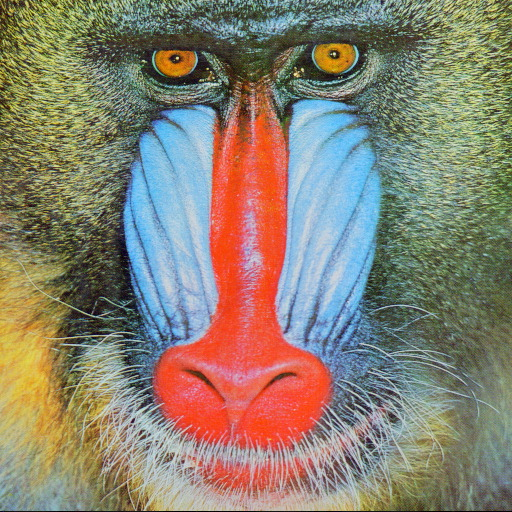
#> input picture Practica2/Imagenes/baboon.jpg, 512 x 512 px
$ python ejercicio3.py
#> lines starting #> are read from the running program, lines starting #| are printed output that depends on the picture
#! /usr/bin/env python


#*************************************************************************
# Mostrar mediante ejemplos los efectos que se producen en el histograma
# de una Imagen al aplicarle una ecualizacion por histograma()
# Implementacion de Opencv
#*************************************************************************

#Imports
#******************************************************************************
import cv2
import numpy as np
import matplotlib.pyplot as plt
#*****************************************************************************

# paths to the images
path1 = 'Imagenes/sci-2.bmp'
path2 = 'Imagenes/baboon.jpg'

img1 = cv2.imread(path2, 0)
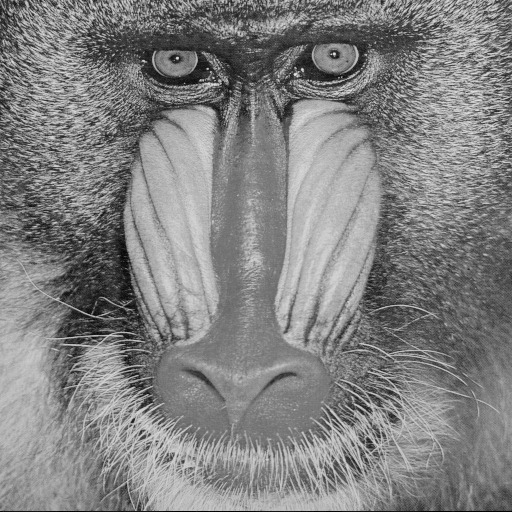
#> img1: shape (512, 512); min 0, max 234, mean 129.7

eq = cv2.equalizeHist(img1)
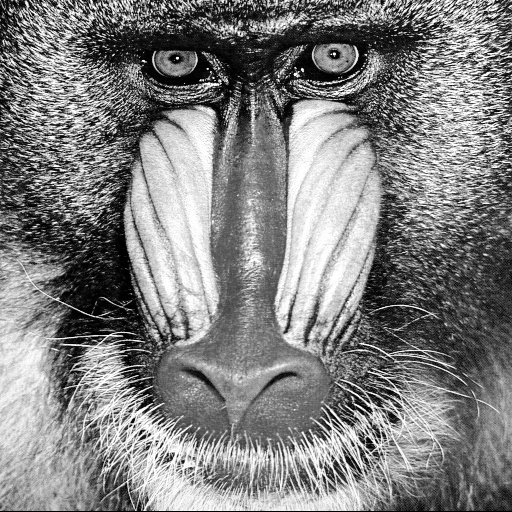
#> eq: shape (512, 512); min 0, max 255, mean 128.4

res = np.hstack((img1,eq))
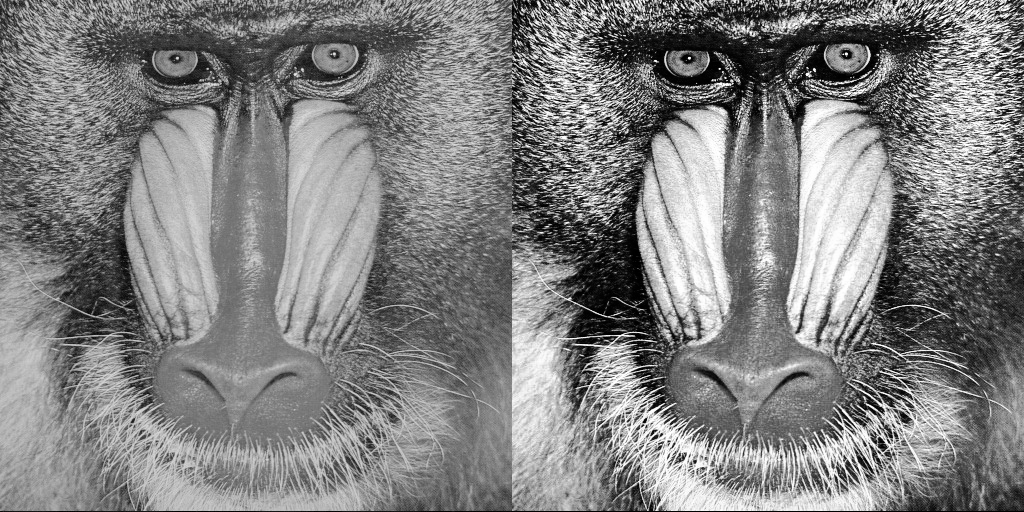
#> res: shape (512, 1024); min 0, max 255, mean 129

cv2.imwrite('res.png', res)

img_res = cv2.imread('res.png', 0)
plt.figure()
plt.imshow(img_res, cmap='gray')
plt.title('Ecualizacion de histograma(Opencv function)')
plt.figure()
plt.hist(img1.flatten(), 256, [0,256], color='r')
plt.title('Histograma de Imagen')
plt.figure()
plt.hist(eq.flatten(), 256, [0,256], color='r')
plt.title('Histograma ecualizado')
plt.show()
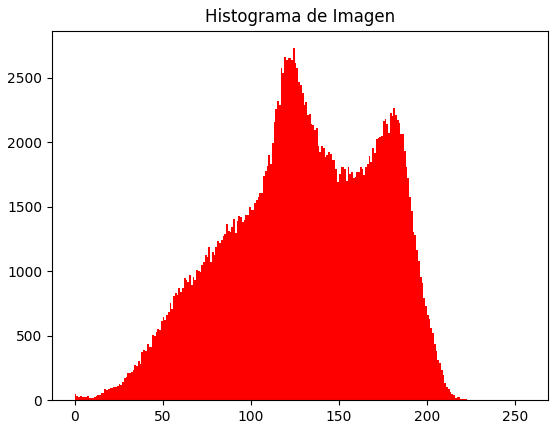
#> figure drawn by matplotlib, 1 panel; tallest bar 2730 high, from x = 124 to 125
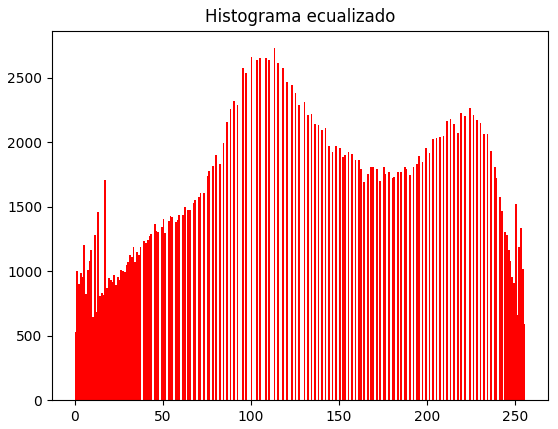
#> figure drawn by matplotlib, 1 panel; tallest bar 2730 high, from x = 113 to 114

$ run again, with Practica2/Imagenes/sci-4.bmp saved as Practica2/Imagenes/baboon.jpg
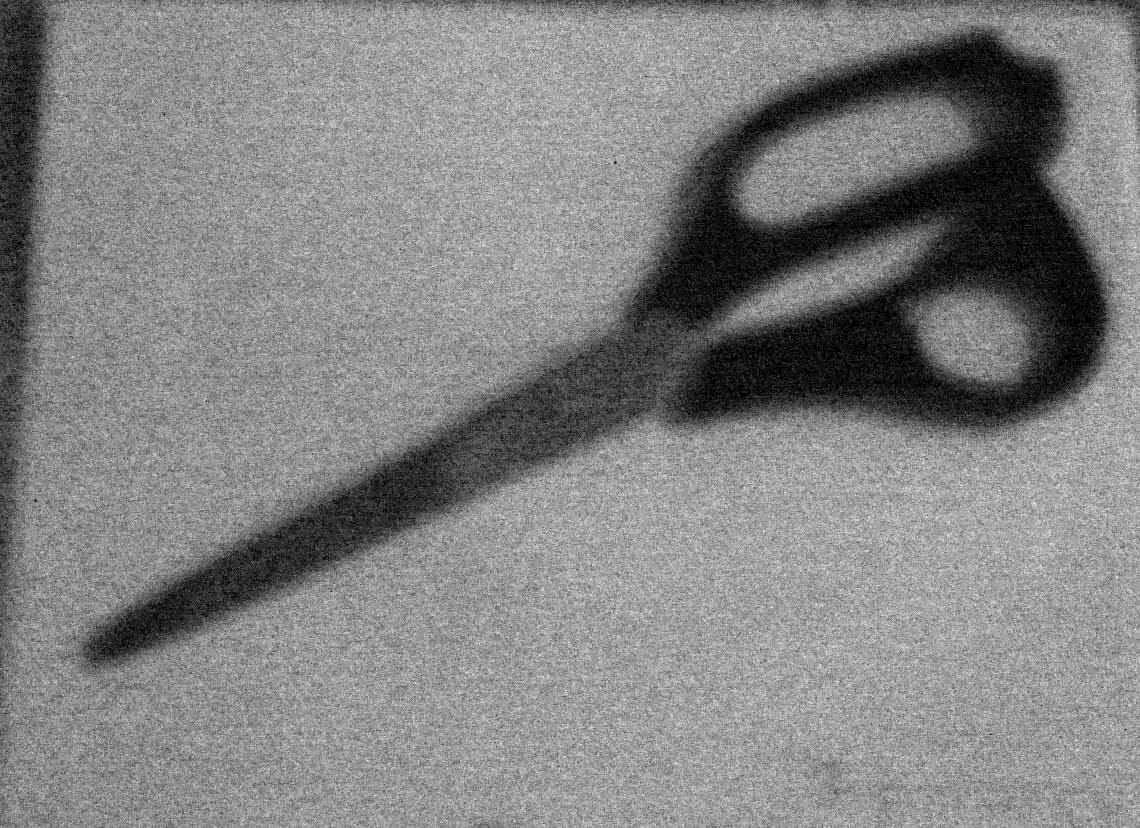
#> input picture Practica2/Imagenes/sci-4.bmp, 1140 x 828 px
#> img1 is the input picture: shape (828, 1140); min 0, max 17, mean 8.68
#> `res = np.hstack((img1,eq))`:
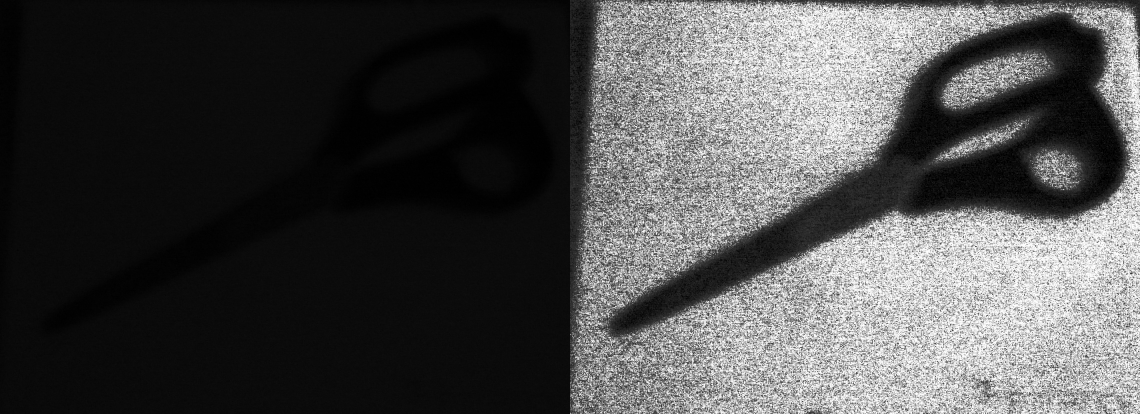
#> res: shape (828, 2280) (shown at 1/2 size); min 0, max 255, mean 76.7
#> `plt.show()`:
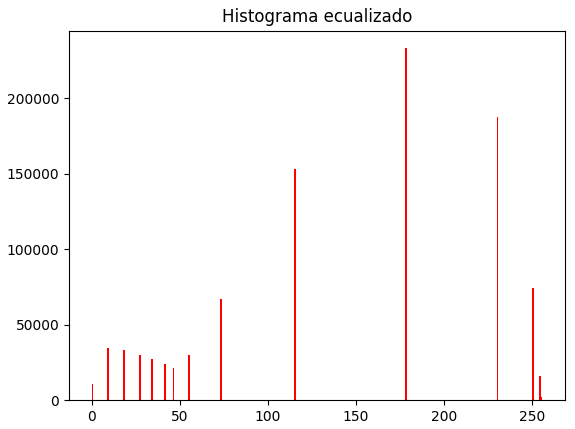
#> figure drawn by matplotlib, 1 panel; tallest bar 232994 high, from x = 178 to 179
